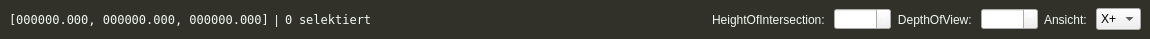
<?xml version="1.0" encoding="UTF-8"?>
<ui version="4.0">
 <class>GeometryDisplayTitle</class>
 <widget class="QWidget" name="GeometryDisplayTitle">
  <property name="geometry">
   <rect>
    <x>0</x>
    <y>0</y>
    <width>1150</width>
    <height>39</height>
   </rect>
  </property>
  <property name="sizePolicy">
   <sizepolicy hsizetype="Preferred" vsizetype="Fixed">
    <horstretch>0</horstretch>
    <verstretch>0</verstretch>
   </sizepolicy>
  </property>
  <property name="minimumSize">
   <size>
    <width>0</width>
    <height>39</height>
   </size>
  </property>
  <property name="maximumSize">
   <size>
    <width>16777215</width>
    <height>39</height>
   </size>
  </property>
  <property name="windowTitle">
   <string>Form</string>
  </property>
  <property name="styleSheet">
   <string notr="true">QWidget#GeometryDisplayTitle
{
	background-color: rgb(49, 49, 41);
}

QLabel
{
	color: rgb(240, 250, 240);
}

QDoubleSpinBox
{
	color: white;
}

QComboBox
{
	/*color: white;*/
}</string>
  </property>
  <layout class="QHBoxLayout" name="horizontalLayout">
   <property name="leftMargin">
    <number>9</number>
   </property>
   <property name="topMargin">
    <number>3</number>
   </property>
   <property name="rightMargin">
    <number>9</number>
   </property>
   <property name="bottomMargin">
    <number>3</number>
   </property>
   <item>
    <widget class="QLabel" name="labelSceneCoordinates">
     <property name="font">
      <font>
       <family>DejaVu Sans Mono</family>
       <weight>50</weight>
       <bold>false</bold>
      </font>
     </property>
     <property name="text">
      <string>[000000.000, 000000.000, 000000.000]</string>
     </property>
    </widget>
   </item>
   <item>
    <widget class="QLabel" name="label">
     <property name="text">
      <string>|</string>
     </property>
    </widget>
   </item>
   <item>
    <widget class="QLabel" name="label_5">
     <property name="font">
      <font>
       <family>DejaVu Sans Mono</family>
      </font>
     </property>
     <property name="text">
      <string>0</string>
     </property>
    </widget>
   </item>
   <item>
    <widget class="QLabel" name="labelSelectionCount">
     <property name="font">
      <font>
       <family>DejaVu Sans Mono</family>
       <weight>50</weight>
       <bold>false</bold>
      </font>
     </property>
     <property name="text">
      <string>selektiert</string>
     </property>
    </widget>
   </item>
   <item>
    <spacer name="horizontalSpacer">
     <property name="orientation">
      <enum>Qt::Horizontal</enum>
     </property>
     <property name="sizeHint" stdset="0">
      <size>
       <width>40</width>
       <height>20</height>
      </size>
     </property>
    </spacer>
   </item>
   <item>
    <widget class="QLabel" name="label_2">
     <property name="text">
      <string>HeightOfIntersection: </string>
     </property>
     <property name="alignment">
      <set>Qt::AlignRight|Qt::AlignTrailing|Qt::AlignVCenter</set>
     </property>
    </widget>
   </item>
   <item>
    <widget class="QDoubleSpinBox" name="spinBoxHeightOfIntersection">
     <property name="styleSheet">
      <string notr="true"/>
     </property>
    </widget>
   </item>
   <item>
    <widget class="QLabel" name="label_3">
     <property name="text">
      <string>DepthOfView: </string>
     </property>
     <property name="alignment">
      <set>Qt::AlignRight|Qt::AlignTrailing|Qt::AlignVCenter</set>
     </property>
    </widget>
   </item>
   <item>
    <widget class="QDoubleSpinBox" name="spinBoxDepthOfView"/>
   </item>
   <item>
    <widget class="QLabel" name="label_4">
     <property name="text">
      <string>Ansicht: </string>
     </property>
     <property name="alignment">
      <set>Qt::AlignRight|Qt::AlignTrailing|Qt::AlignVCenter</set>
     </property>
    </widget>
   </item>
   <item>
    <widget class="QComboBox" name="comboBox">
     <property name="maximumSize">
      <size>
       <width>70</width>
       <height>16777215</height>
      </size>
     </property>
     <item>
      <property name="text">
       <string>X+</string>
      </property>
     </item>
     <item>
      <property name="text">
       <string>X-</string>
      </property>
     </item>
     <item>
      <property name="text">
       <string>Y+</string>
      </property>
     </item>
     <item>
      <property name="text">
       <string>Y-</string>
      </property>
     </item>
     <item>
      <property name="text">
       <string>Z+</string>
      </property>
     </item>
     <item>
      <property name="text">
       <string>Z-</string>
      </property>
     </item>
    </widget>
   </item>
  </layout>
 </widget>
 <resources/>
 <connections/>
</ui>
